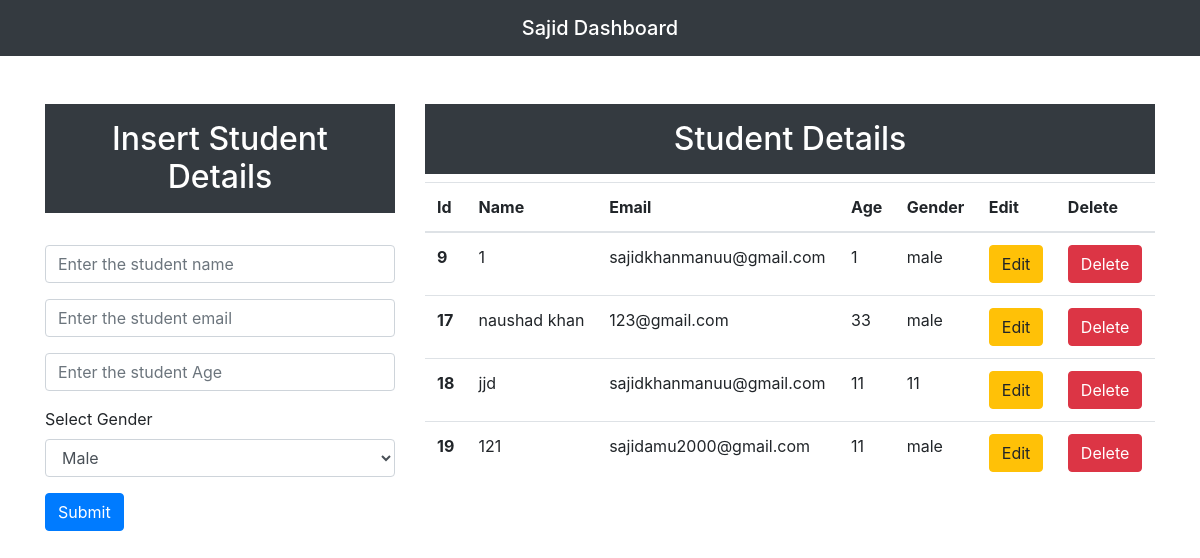
The page / on the database its author committed.
### app/models.py (models this page shows, shortened)
class Student(models.Model):
    name = models.CharField(max_length=25, blank=False, null=False)
    email = models.EmailField()
    age = models.IntegerField()
    gender = models.CharField(max_length=25, blank=False, null=False)

### app/views.py (the view)
# urls.py: path('', views.index, name="index"),
def index(request):
    data = Student.objects.all()
    context = {"data": data}
    return render(request, "index.html", context)

### templates/index.html (shortened to what this page needs)
<!DOCTYPE html>
<html lang="en">
<head>
    <link rel="stylesheet" href="https://cdn.jsdelivr.net/npm/bootstrap@4.4.1/dist/css/bootstrap.min.css">
</head>
<body>
    <nav class="navbar navbar-light bg-dark text-white">
        <span class="navbar-brand mb-0 h1 mx-auto text-white">Sajid Dashboard</span>
    </nav>
    <div class="container mt-5">
        <div class="row">
            <div class="col-md-4">
                <h2 class="p-3 text-white bg-dark text-center">Insert Student Details</h2>
            <br/>
            <form action="/insert" method="post">{% csrf_token %}
                <div class="form-group">
                <input type="text" class="form-control" placeholder="Enter the student name" name="name" required/>
                </div>
                <div class="form-group">
                    <input type="email" class="form-control" placeholder="Enter the student email" name="email" required/>
                    </div>
                    <div class="form-group">
                        <input type="tnumber" class="form-control" placeholder="Enter the student Age" name="age" required/>
                        </div>
                    <div class="form-group">
                        <label for="genderSelect">Select Gender</label>
                        <select class="form-control" id="genderSelect" name="gender">
                            <option value="male">Male</option>
                        </select>
                    </div>
                    <div class="form-group">
                    <button type="submit" class="btn btn-primary ">Submit</button>
                    </div>
            </form>
            </div>
            <div class="col-md-8">
                <h2 class="p-3 text-white bg-dark text-center">Student Details</h2>
                <table class="table">
                    <thead>
                      <tr>
                        <th scope="col">Id</th>
                        <th scope="col">Name</th>
                        <th scope="col">Email</th>
                        <th scope="col">Age</th>
                        <th scope="col">Gender</th>
                        <th scope="col">Edit</th>
                        <th scope="col">Delete</th>
                      </tr>
                    </thead>
                    <tbody>
                        {% for d in data%}
                      <tr>
                        <th scope="row">{{d.id}}</th>
                        <td>{{d.name}}</td>
                        <td>{{d.email}}</td>
                        <td>{{d.age}}</td>
                        <td>{{d.gender}}</td>
                        <td><a type="button" class="btn btn-warning" href="/update/{{d.id}}">Edit</a></td>
                        <td><a type="button" class="btn btn-danger" href="/delete/{{d.id}}">Delete</a></td>
                      </tr>
                     {%endfor%}
                    </tbody>
                  </table>
            </div>
        </div>
    </div>
</body>
</html>

### rows shown on the page
Student: id "9", name "1", email "sajidkhanmanuu@gmail.com", age "1", gender "male"
Student: id "17", name "naushad khan", email "123@gmail.com", age "33", gender "male"
Student: id "18", name "jjd", email "sajidkhanmanuu@gmail.com", age "11", gender "11"
Student: id "19", name "121", email "sajidamu2000@gmail.com", age "11", gender "male"
